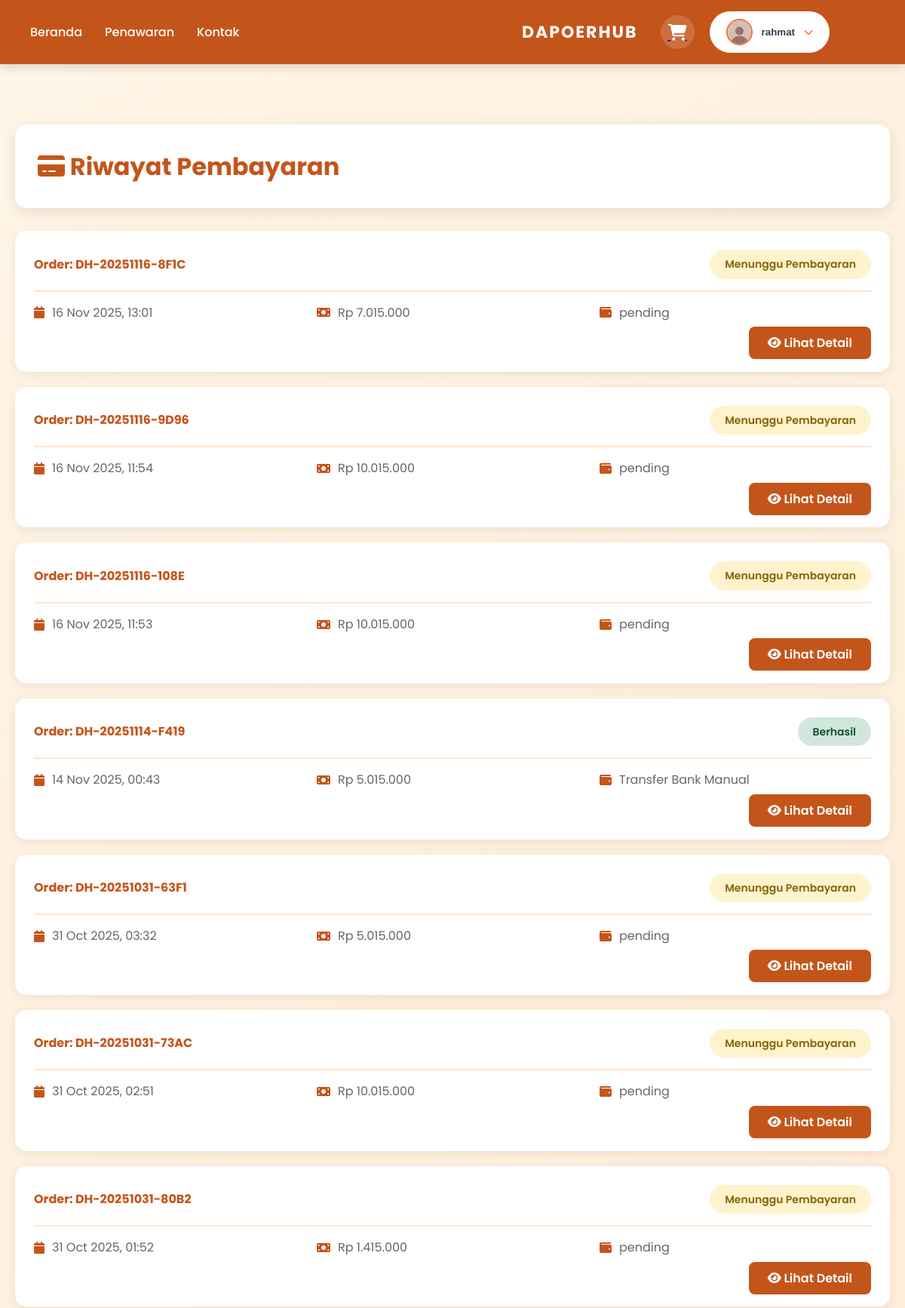
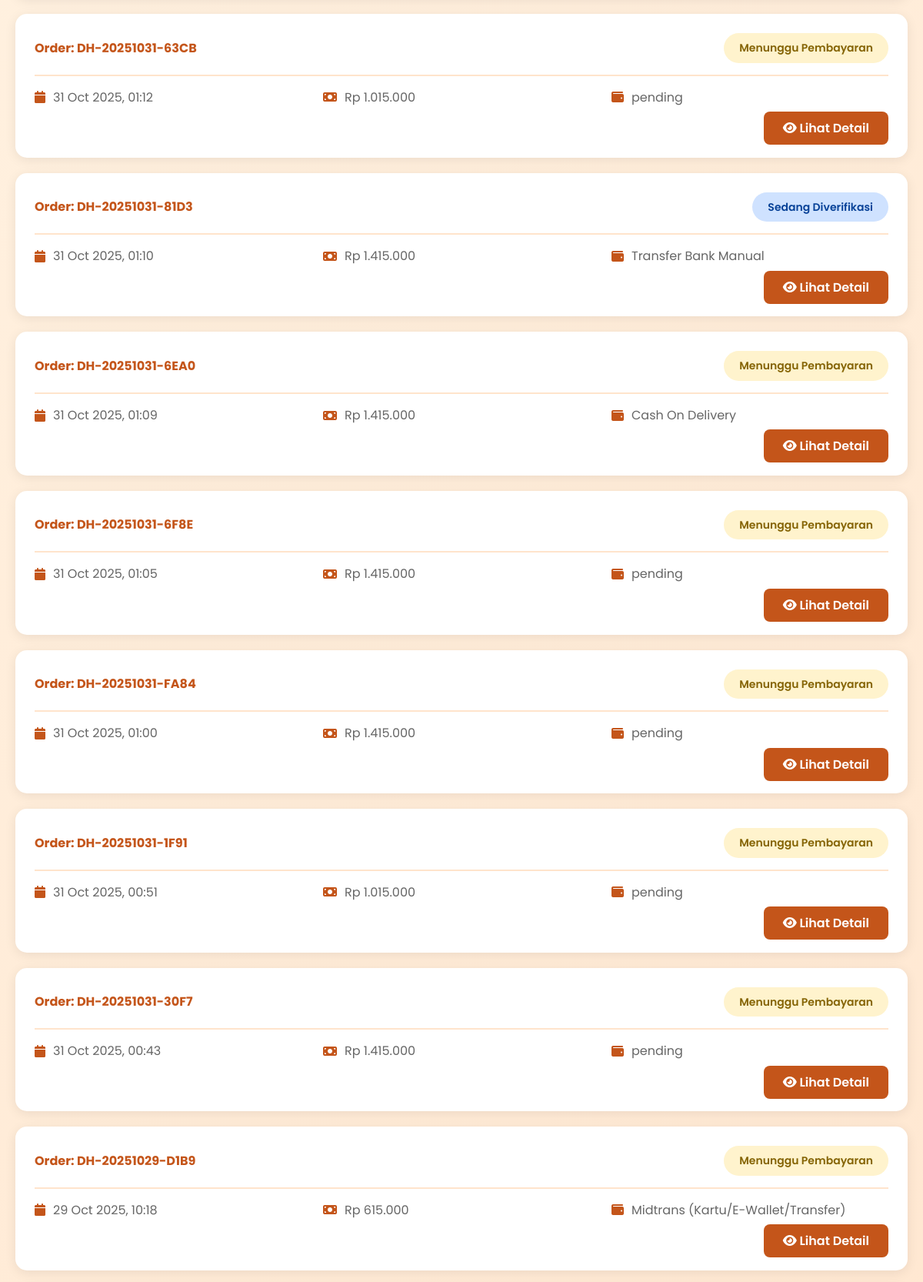
Page /payments/ (signed in, upper part) on the committed database (2 pictures, top to bottom).
### users/models.py (models this page shows, shortened)
class CustomUser(AbstractUser):
    phone_regex = RegexValidator(
        regex=r'^\+?1?\d{9,15}$',
        message="Nomor telepon harus dalam format: '+999999999'. Maksimal 15 digit."
    )
    phone_number = models.CharField(
        validators=[phone_regex],
        max_length=17,
        blank=True,
        verbose_name="Nomor Telepon"
    )
    profile_picture = models.ImageField(
        upload_to='profiles/%Y/%m/%d/',
        blank=True,
        null=True,
        verbose_name="Foto Profil"
    )
    date_of_birth = models.DateField(
        blank=True,
        null=True,
        verbose_name="Tanggal Lahir"
    )
    address = models.TextField(
        blank=True,
        verbose_name="Alamat"
    )
    city = models.CharField(
        max_length=100,
        blank=True,
        verbose_name="Kota"
    )
    postal_code = models.CharField(
        max_length=10,
        blank=True,
        verbose_name="Kode Pos"
    )
    bio = models.TextField(
        blank=True,
        max_length=500,
        verbose_name="Bio"
    )
    created_at = models.DateTimeField(auto_now_add=True)
    updated_at = models.DateTimeField(auto_now=True)
    class Meta:
        verbose_name = "User"
        verbose_name_plural = "Users"
        ordering = ['-date_joined']

### payments/models.py (models this page shows, shortened)
class Payment(models.Model):
    PAYMENT_METHOD_CHOICES = [
        ('midtrans', 'Midtrans (Kartu/E-Wallet/Transfer)'),
        ('bank_transfer', 'Transfer Bank Manual'),
        ('cash', 'Cash'),
        ('cod', 'Cash On Delivery'),
    ]
    STATUS_CHOICES = [
        ('pending', 'Menunggu Pembayaran'),
        ('verifying', 'Sedang Diverifikasi'),
        ('success', 'Berhasil'),
        ('failed', 'Gagal'),
        ('refunded', 'Dikembalikan'),
        ('expired', 'Kadaluarsa'),
    ]
    order = models.OneToOneField(
        'orders.Order',
        on_delete=models.CASCADE,
        related_name='payment',
        null=True,
        blank=True
    )
    payment_method = models.CharField(max_length=20, choices=PAYMENT_METHOD_CHOICES, default='midtrans')
    amount = models.DecimalField(max_digits=12, decimal_places=0)
    status = models.CharField(max_length=20, choices=STATUS_CHOICES, default='pending')
    proof_image = models.ImageField(upload_to='payment_proofs/%Y/%m/', null=True, blank=True)
    bank_name = models.CharField(max_length=100, blank=True)
    account_number = models.CharField(max_length=50, blank=True)
    account_holder = models.CharField(max_length=200, blank=True)
    midtrans_order_id = models.CharField(max_length=200, blank=True, null=True, unique=True)
    midtrans_snap_token = models.TextField(blank=True, null=True)
    midtrans_transaction_id = models.CharField(max_length=200, blank=True, null=True)
    midtrans_transaction_status = models.CharField(max_length=50, blank=True, null=True)
    midtrans_payment_type = models.CharField(max_length=50, blank=True, null=True)
    midtrans_response = models.JSONField(blank=True, null=True)  # Simpan response lengkap
    transaction_id = models.CharField(max_length=200, blank=True)
    description = models.TextField(blank=True)
    admin_notes = models.TextField(blank=True)
    payment_date = models.DateTimeField(auto_now_add=True)
    updated_at = models.DateTimeField(auto_now=True)
    verified_at = models.DateTimeField(null=True, blank=True)
    verified_by = models.ForeignKey(
        settings.AUTH_USER_MODEL,
        on_delete=models.SET_NULL,
        null=True,
        blank=True,
        related_name='verified_payments'
    )
    class Meta:
        db_table = 'payments'
        ordering = ['-payment_date']

### orders/models.py (models this page shows, shortened)
class Order(models.Model):
    STATUS_CHOICES = [
        ('pending', 'Menunggu Pembayaran'),
        ('paid', 'Sudah Dibayar'),
        ('processing', 'Sedang Diproses'),
        ('ready', 'Siap Dikirim'),
        ('delivering', 'Dalam Pengiriman'),
        ('completed', 'Selesai'),
        ('cancelled', 'Dibatalkan'),
    ]
    DELIVERY_CHOICES = [
        ('pickup', 'Ambil Sendiri'),
        ('delivery', 'Diantar'),
    ]
    order_number = models.CharField(max_length=50, unique=True, editable=False)
    user = models.ForeignKey(settings.AUTH_USER_MODEL, on_delete=models.SET_NULL, null=True, related_name='orders')
    customer_name = models.CharField(max_length=200)
    customer_phone = models.CharField(max_length=20)
    customer_email = models.EmailField()
    delivery_method = models.CharField(max_length=20, choices=DELIVERY_CHOICES, default='delivery')
    delivery_address = models.TextField()
    delivery_location = models.CharField(max_length=500, blank=True)
    delivery_date = models.DateField()
    delivery_time = models.TimeField(default='10:00')
    subtotal = models.DecimalField(max_digits=12, decimal_places=0, default=0)
    delivery_fee = models.DecimalField(max_digits=12, decimal_places=0, default=0)
    total = models.DecimalField(max_digits=12, decimal_places=0, default=0)
    status = models.CharField(max_length=20, choices=STATUS_CHOICES, default='pending')
    notes = models.TextField(blank=True)
    admin_notes = models.TextField(blank=True)
    created_at = models.DateTimeField(auto_now_add=True)
    updated_at = models.DateTimeField(auto_now=True)
    paid_at = models.DateTimeField(null=True, blank=True)
    class Meta:
        db_table = 'orders'
        verbose_name = 'Order'
        verbose_name_plural = 'Orders'
        ordering = ['-created_at']

### payments/views.py (the view)
# urls.py: path('', views.payment_list, name='payment_list'),
@login_required
def payment_list(request):
    payments = Payment.objects.filter(order__user=request.user).order_by('-payment_date')
    context = {
        'payments': payments,
    }
    return render(request, 'payments/payment_list.html', context)

### cart/context_processors.py (called while the page is built)
def cart_count(request):
    count = 0
    if request.user.is_authenticated:
        try:
            cart = Cart.objects.get(user=request.user)
            count = cart.total_items
        except Cart.DoesNotExist:
            count = 0
    return {'cart_count': count}

### cart/models.py (called while the page is built)
    @property
    def total_items(self):
        return sum(item.quantity for item in self.items.all())

### products/templatetags/currency_filters.py (called while the page is built)
@register.filter(name='rupiah')
def rupiah(value):
    try:
        value = int(value)
        return f"Rp {value:,}".replace(',', '.')
    except (ValueError, TypeError):
        return "Rp 0"

### templates/payments/payment_list.html (shortened to what this page needs)
{% extends 'base.html' %}
{% load static %}
{% load currency_filters %}
{% block content %}
<section class="payment-list-section">
    <div class="payment-list-container">
        <div class="payment-list-header">
            <h1><i class="fas fa-credit-card"></i> Riwayat Pembayaran</h1>
        </div>
        {% if payments %}
            {% for payment in payments %}
            <div class="payment-card">
                <div class="payment-header">
                    <div>
                        <strong style="color: #C4551A;">Order: {{ payment.order.order_number }}</strong>
                    </div>
                    <div class="payment-status status-{{ payment.status }}">
                        {{ payment.get_status_display }}
                    </div>
                </div>
                <div class="payment-info">
                    <div class="info-item">
                        <i class="fas fa-calendar"></i>
                        <span>{{ payment.payment_date|date:"d M Y, H:i" }}</span>
                    </div>
                    <div class="info-item">
                        <i class="fas fa-money-bill"></i>
                        <span>{{ payment.amount|rupiah }}</span>
                    </div>
                    <div class="info-item">
                        <i class="fas fa-wallet"></i>
                        <span>{{ payment.get_payment_method_display }}</span>
                    </div>
                </div>
                <div style="margin-top: 15px; text-align: right;">
                    <a href="{% url 'payment_detail' payment.order.id %}" class="btn-detail">
                        <i class="fas fa-eye"></i> Lihat Detail
                    </a>
                </div>
            </div>
            {% endfor %}
        {% endif %}
    </div>
</section>
{% endblock %}

### templates/base.html (shortened to what this page needs)
{% load static %}
<!DOCTYPE html>
<html lang="id">
<head>
    <link rel="stylesheet" href="https://cdnjs.cloudflare.com/ajax/libs/font-awesome/6.4.0/css/all.min.css">
    <link rel="stylesheet" href="{% static 'css/home.css' %}">
</head>
<body>
    <nav class="navbar">
        <div class="navbar-container">
            <div class="nav-left">
                <a href="{% url 'home' %}" class="nav-link">Beranda</a>
                <a href="{% url 'menu' %}" class="nav-link">Penawaran</a>
                <a href="{% url 'contact' %}" class="nav-link">Kontak</a>
            </div>
            <a href="{% url 'home' %}" class="brand">DAPOERHUB</a>
            <div class="nav-right">
                {% if user.is_authenticated %}
                    <a href="{% url 'cart' %}" class="cart-icon" title="Keranjang Belanja">
                        <i class="fas fa-shopping-cart"></i>
                    </a>
                    <div class="user-menu">
                        <button class="user-menu-btn">
                            <img
                                src="{% if user.profile_picture %}{{ user.profile_picture.url }}{% else %}{% static 'img/default-avatar.png' %}{% endif %}"
                                alt="{{ user.username }}"
                                class="user-avatar"
                            >
                            <span class="user-name">{{ user.username }}</span>
                            <i class="fas fa-chevron-down"></i>
                        </button>
                    </div>
                {% else %}
                    <div class="auth-buttons">
                        <a href="{% url 'login' %}" class="btn-login">Login</a>
                        <a href="{% url 'register' %}" class="btn-daftar">Daftar</a>
                    </div>
                {% endif %}
            </div>
        </div>
    </nav>
    {% block content %}
    {% endblock %}
</body>
</html>

### static/css/home.css (style rules this page uses)
* { margin: 0; padding: 0; box-sizing: border-box; }
body { font-family: 'Poppins', sans-serif; background: linear-gradient(135deg, #D4E8D4 0%, #B8D8B8 50%, #C8E0C8 100%); color: #333; line-height: 1.6; }
.navbar { background-color: #C4551A; padding: 15px 0; box-shadow: 0 4px 12px rgba(0,0,0,0.15); position: sticky; top: 0; z-index: 1000; }
.navbar-container { max-width: 1400px; margin: 0 auto; padding: 0 40px; display: grid; grid-template-columns: auto 1fr auto auto auto; gap: 40px; align-items: center; }
.nav-left { display: flex; gap: 30px; align-items: center; }
.nav-link { color: white; text-decoration: none; font-weight: 500; font-size: 16px; transition: all 0.3s ease; position: relative; padding: 5px 0; }
.nav-link::after { content: ''; position: absolute; bottom: 0; left: 0; width: 0; height: 2px; background: white; transition: width 0.3s ease; }
.brand { color: white; font-size: 24px; font-weight: 700; text-decoration: none; letter-spacing: 2px; transition: all 0.3s ease; white-space: nowrap; justify-self: end; }
.nav-right { display: flex; align-items: center; gap: 20px; margin-left: 0; }
.cart-icon { position: relative; display: inline-flex; align-items: center; justify-content: center; width: 45px; height: 45px; background: rgba(255, 255, 255, 0.15); border-radius: 50%; transition: all 0.3s ease; cursor: pointer; margin-right: 0; }
.cart-icon i { font-size: 22px; color: white; transition: color 0.3s ease; }
.user-menu { position: relative; }
.user-menu-btn { display: flex; align-items: center; gap: 12px; background: white; border: 2px solid rgba(255, 255, 255, 0.3); padding: 8px 20px; border-radius: 30px; cursor: pointer; transition: all 0.3s ease; }
.user-avatar { width: 35px; height: 35px; border-radius: 50%; object-fit: cover; border: 2px solid #FF6B35; }
.user-name { font-weight: 600; color: #2C3E50; display: inline-block; }
.user-menu-btn i { color: #FF6B35; font-size: 12px; transition: transform 0.3s ease; }
html { scroll-behavior: smooth; }
img { image-rendering: -webkit-optimize-contrast; image-rendering: crisp-edges; }
@media (max-width: 1200px) { .navbar-container { grid-template-columns: auto 1fr auto auto auto; gap: 30px; } }
@media (max-width: 1200px) { .brand { font-size: 22px; } }

### templates/payments/payment_list.html (style rules this page uses)
.payment-list-section { padding: 80px 20px 60px; background: linear-gradient(135deg, #FFF5E6 0%, #FFE4CC 100%); min-height: 100vh; }
.payment-list-container { max-width: 1200px; margin: 0 auto; }
.payment-list-header { background: white; padding: 30px; border-radius: 15px; box-shadow: 0 5px 20px rgba(0,0,0,0.1); margin-bottom: 30px; }
.payment-list-header h1 { color: #C4551A; font-size: 32px; font-weight: 700; margin: 0; }
.payment-card { background: white; border-radius: 15px; padding: 25px; margin-bottom: 20px; box-shadow: 0 3px 15px rgba(0,0,0,0.08); }
.payment-header { display: flex; justify-content: space-between; align-items: center; margin-bottom: 15px; padding-bottom: 15px; border-bottom: 2px solid #FFE4CC; }
.payment-status { padding: 8px 20px; border-radius: 20px; font-weight: 600; font-size: 14px; }
.status-pending { background: #fff3cd; color: #856404; }
.status-verifying { background: #cfe2ff; color: #084298; }
.status-success { background: #d1e7dd; color: #0f5132; }
.payment-info { display: grid; grid-template-columns: repeat(auto-fit, minmax(200px, 1fr)); gap: 15px; }
.info-item { display: flex; align-items: center; gap: 10px; color: #666; }
.info-item i { color: #C4551A; }
.btn-detail { background: #C4551A; color: white; padding: 10px 25px; border-radius: 8px; text-decoration: none; font-weight: 600; transition: all 0.3s; }

### rows in the picture
CustomUser: username "rahmat"
Payment: order.order_number "DH-20251116-8F1C", status "Menunggu Pembayaran", payment_date "16 Nov 2025, 13:01", amount|rupiah "Rp 7.015.000", payment_method "pending"
Payment: order.order_number "DH-20251116-9D96", status "Menunggu Pembayaran", payment_date "16 Nov 2025, 11:54", amount|rupiah "Rp 10.015.000", payment_method "pending"
Payment: order.order_number "DH-20251116-108E", status "Menunggu Pembayaran", payment_date "16 Nov 2025, 11:53", amount|rupiah "Rp 10.015.000", payment_method "pending"
Payment: order.order_number "DH-20251114-F419", status "Berhasil", payment_date "14 Nov 2025, 00:43", amount|rupiah "Rp 5.015.000", payment_method "Transfer Bank Manual"
Payment: order.order_number "DH-20251031-63F1", status "Menunggu Pembayaran", payment_date "31 Oct 2025, 03:32", amount|rupiah "Rp 5.015.000", payment_method "pending"
Payment: order.order_number "DH-20251031-73AC", status "Menunggu Pembayaran", payment_date "31 Oct 2025, 02:51", amount|rupiah "Rp 10.015.000", payment_method "pending"
Payment: order.order_number "DH-20251031-80B2", status "Menunggu Pembayaran", payment_date "31 Oct 2025, 01:52", amount|rupiah "Rp 1.415.000", payment_method "pending"
Payment: order.order_number "DH-20251031-63CB", status "Menunggu Pembayaran", payment_date "31 Oct 2025, 01:12", amount|rupiah "Rp 1.015.000", payment_method "pending"
Payment: order.order_number "DH-20251031-81D3", status "Sedang Diverifikasi", payment_date "31 Oct 2025, 01:10", amount|rupiah "Rp 1.415.000", payment_method "Transfer Bank Manual"
Payment: order.order_number "DH-20251031-6EA0", status "Menunggu Pembayaran", payment_date "31 Oct 2025, 01:09", amount|rupiah "Rp 1.415.000", payment_method "Cash On Delivery"
Payment: order.order_number "DH-20251031-6F8E", status "Menunggu Pembayaran", payment_date "31 Oct 2025, 01:05", amount|rupiah "Rp 1.415.000", payment_method "pending"
Payment: order.order_number "DH-20251031-FA84", status "Menunggu Pembayaran", payment_date "31 Oct 2025, 01:00", amount|rupiah "Rp 1.415.000", payment_method "pending"
Payment: order.order_number "DH-20251031-1F91", status "Menunggu Pembayaran", payment_date "31 Oct 2025, 00:51", amount|rupiah "Rp 1.015.000", payment_method "pending"
Payment: order.order_number "DH-20251031-30F7", status "Menunggu Pembayaran", payment_date "31 Oct 2025, 00:43", amount|rupiah "Rp 1.415.000", payment_method "pending"
Payment: order.order_number "DH-20251029-D1B9", status "Menunggu Pembayaran", payment_date "29 Oct 2025, 10:18", amount|rupiah "Rp 615.000", payment_method "Midtrans (Kartu/E-Wallet/Transfer)"
